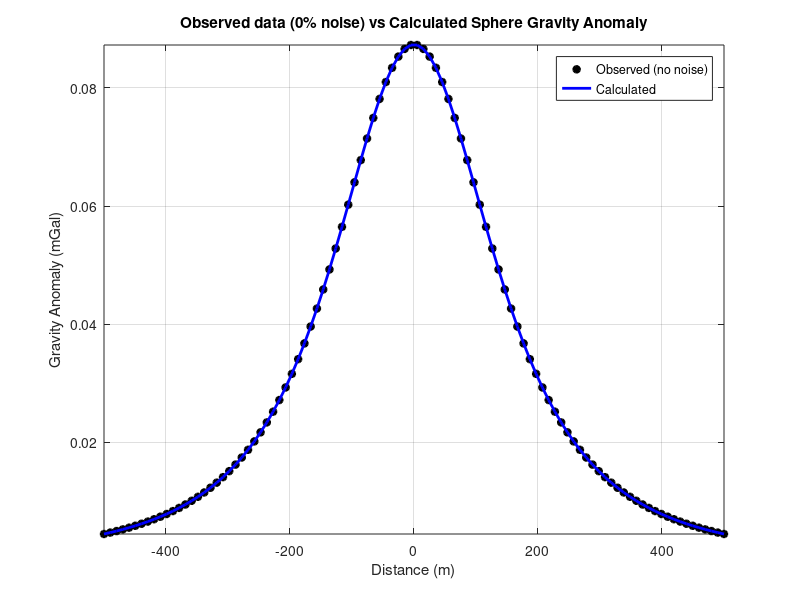
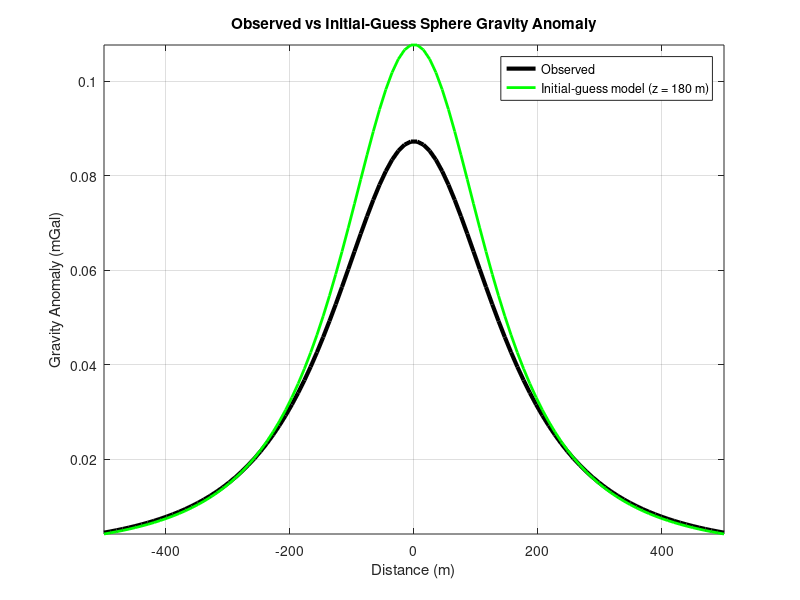
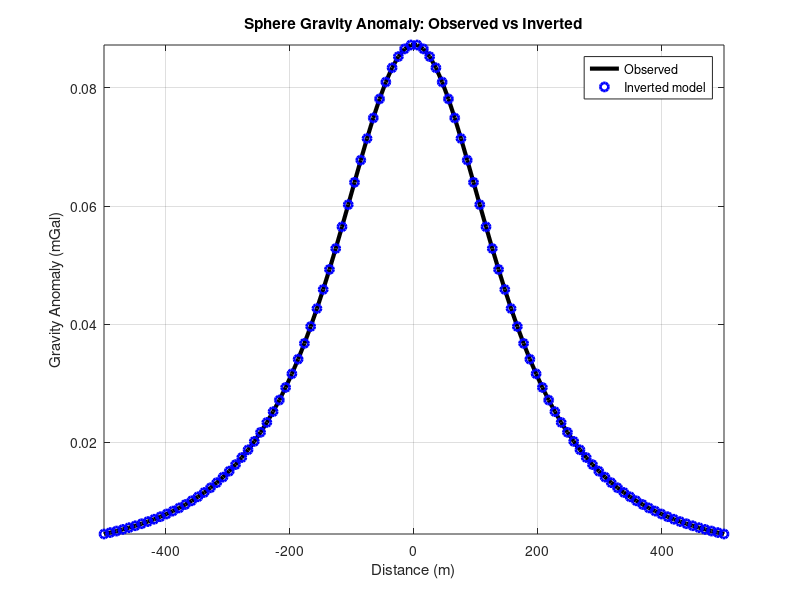
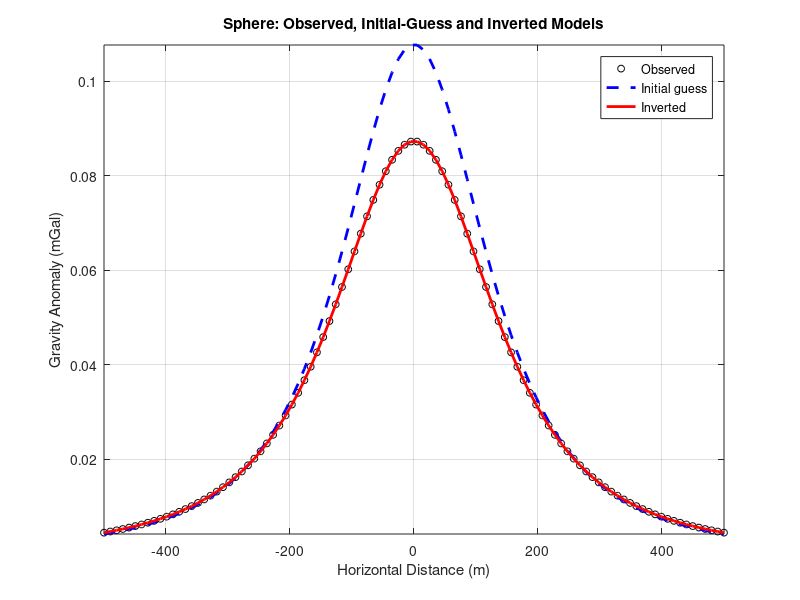

The MATLAB source for these figures, in order:
function Sphere_Model_Code3_depth2
%% =========================================================================
%  NAME : LAIMY HAINANA
%  DATE : 23/08/2026
%
%  SPHERE GRAVITY - DEPTH INVERSION (NONLINEAR, GAUSS-NEWTON)
%  ----------------------------------------------------------
%   1) Build a synthetic ("observed") gravity anomaly of a buried sphere.
%   2) Start from a wrong depth (z_initial). Density contrast and radius are
%      assumed known, so the sphere mass M0 is known.
%   3) Gravity is NONLINEAR in depth, so the linearised system
%          (A'A) dz = A'd ,   A = dg/dz
%      is solved repeatedly (iterations), re-computing g and A each time
%      with the updated depth, until the depth stops changing.
%   4) Repeat with 0.15 % and 3 % Gaussian noise.
%% =========================================================================

clc; close all;
rng(1);                                % fixed seed -> repeatable noise

%% ---------------- CONSTANTS AND TRUE MODEL ---------------------------------
G            = 6.674e-11;
deltaRhoTrue = 1000;                    % [kg/m^3]
z_true       = 200;                     % True depth to sphere centre [m]
R_true       = 50;                      % True radius [m]
x            = linspace(-500,500,100)'; % Observation points (column) [m]

M0 = sphereMass(R_true, deltaRhoTrue);  % Known mass [kg]

%% ---------------- FORWARD MODEL --------------------------------------------
g_Observed_sphere = sphereGravity(G, M0, z_true, x);
gObserved_sphere  = addNoise(g_Observed_sphere, 0);    % 0 % noise

%figure 1
figure;
plot(x, gObserved_sphere,  'k*', 'LineWidth', 2); axis tight; hold on;
plot(x, g_Observed_sphere, 'b-', 'LineWidth', 2);
grid on; box on; hold off;
title('Observed data (0% noise) vs Calculated Sphere Gravity Anomaly');
xlabel('Distance (m)'); ylabel('Gravity Anomaly (mGal)');
legend('Observed (no noise)','Calculated');

%% ---------------- INITIAL-GUESS MODEL (DEPTH) ------------------------------
z_initial = 180;                                       % Wrong starting depth [m]
g_Calculated_sphere = sphereGravity(G, M0, z_initial, x);

misfit_sphere = g_Observed_sphere - g_Calculated_sphere;
MSE_sphere    = calculateMSE(misfit_sphere);

%figure 2
figure;
plot(x, g_Observed_sphere,   'k-', 'LineWidth', 3); axis tight; hold on;
plot(x, g_Calculated_sphere, 'g-', 'LineWidth', 2);
grid on; box on; hold off;
title('Observed vs Initial-Guess Sphere Gravity Anomaly');
xlabel('Distance (m)'); ylabel('Gravity Anomaly (mGal)');
legend('Observed','Initial-guess model (z = 180 m)');

%% ---------------- DEPTH INVERSION (GAUSS-NEWTON) ---------------------------
%  g(z) = G*M*z/(x^2+z^2)^(3/2)*1e5
%  A(z) = dg/dz = G*M*(x^2 - 2 z^2)/(x^2+z^2)^(5/2)*1e5
maxIter = 20;  tol = 1e-6;                             % tol on |dz| [m]
[z_estimated, zHist, A, AT, ATA, ATd] = gaussNewtonDepth(G, M0, z_initial, x, gObserved_sphere, maxIter, tol);

g_estimated_sphere = sphereGravity(G, M0, z_estimated, x);
Estimated_misfit   = g_Observed_sphere - g_estimated_sphere;
MSE_estimated      = calculateMSE(Estimated_misfit);

%figure 3
figure;
plot(x, g_Observed_sphere,  'k-', 'LineWidth', 3); axis tight; hold on;
plot(x, g_estimated_sphere, 'bo', 'LineWidth', 2);
grid on; box on; hold off;
title('Sphere Gravity Anomaly: Observed vs Inverted');
xlabel('Distance (m)'); ylabel('Gravity Anomaly (mGal)');
legend('Observed','Inverted model');

%figure 4
figure;
plot(x, g_Observed_sphere,   'ko', 'MarkerSize', 5); axis tight; hold on;
plot(x, g_Calculated_sphere, 'b--','LineWidth', 2);
plot(x, g_estimated_sphere,  'r-', 'LineWidth', 2);
hold off; grid on;
xlabel('Horizontal Distance (m)'); ylabel('Gravity Anomaly (mGal)');
title('Sphere: Observed, Initial-Guess and Inverted Models');
legend('Observed','Initial guess','Inverted');

fprintf('\n');
fprintf('==============================================\n');
fprintf('    SPHERE GRAVITY DEPTH INVERSION RESULTS\n');
fprintf('==============================================\n');
fprintf('Number of observations        = %d\n', length(x));
fprintf('Size of A                     = %dx%d\n', size(A,1),   size(A,2));
fprintf('Size of AT                    = %dx%d\n', size(AT,1),  size(AT,2));
fprintf('Size of ATA                   = %dx%d\n', size(ATA,1), size(ATA,2));
fprintf('Size of ATd                   = %dx%d\n', size(ATd,1), size(ATd,2));
fprintf('True depth                    = %.2f m\n', z_true);
fprintf('Initial guess depth           = %.2f m\n', z_initial);
fprintf('Estimated depth               = %.2f m\n', z_estimated);
fprintf('Iterations used               = %d\n', numel(zHist)-1);
fprintf('Known mass used               = %.3e kg\n', M0);
fprintf('MSE of initial model          = %.3e mGal^2\n', MSE_sphere);
fprintf('MSE of estimated model        = %.3e mGal^2\n', MSE_estimated);
fprintf('Maximum residual magnitude    = %.3e mGal\n', max(abs(Estimated_misfit)));
fprintf('==============================================\n');

%% ---------------- NOISY DATA: 0.15 % AND 3 % -------------------------------
noiseLevels = [0.0015, 0.03];
for N = 1:numel(noiseLevels)
    pct  = 100*noiseLevels(N); %converts the fractional noise level into a percentage value 
    gObs = addNoise(g_Observed_sphere, noiseLevels(N));

    z_n     = gaussNewtonDepth(G, M0, z_initial, x, gObs, maxIter, tol);
    g_est_n = sphereGravity(G, M0, z_n, x);
    MSE_n   = calculateMSE(gObs - g_est_n);

    % figure 5 / 7
    figure;
    plot(x, gObs, 'mo', 'LineWidth', 2); axis tight; hold on;
    plot(x, g_Observed_sphere, 'k-', 'LineWidth', 2);
    grid on; box on; hold off;
    title(sprintf('Observed data (%.2f%% noise) vs Noise-free Sphere Anomaly', pct));
    xlabel('Distance (m)'); ylabel('Gravity Anomaly (mGal)');
    legend('Observed noisy','Noise-free');

    % figure 6 / 8
    figure;
    plot(x, gObs, 'ko', 'MarkerSize', 5); axis tight; hold on;
    plot(x, g_Calculated_sphere, 'b--', 'LineWidth', 2);
    plot(x, g_est_n,             'r-',  'LineWidth', 2);
    hold off; grid on;
    xlabel('Horizontal Distance (m)'); ylabel('Gravity Anomaly (mGal)');
    title(sprintf('Sphere Depth Inversion with %.2f%% added noise', pct));
    legend('Observed noisy','Initial guess','Inverted','Location','best');

    fprintf('\n--- Noise level = %.2f%% ---\n', pct);
    fprintf('Estimated depth = %.2f m  (error %.2f %%)\n', z_n, 100*abs(z_n-z_true)/z_true);
    fprintf('MSE after inversion = %.3e mGal^2\n', MSE_n);
    
end
end

%% =========================================================================
%  LOCAL FUNCTIONS
%% =========================================================================
function M = sphereMass(R, deltaRho)
    M = (4/3)*pi*R.^3 .* deltaRho;
end

function g = sphereGravity(G, M, z, x)
    g = (G*M*z) ./ ((x.^2 + z.^2).^(3/2)) * 1e5;       % [mGal]
end

function MSE = calculateMSE(misfit)
    MSE = mean(misfit(:).^2);
end

function A = sensitivityMatrixSphere(G, M, z, x)       % dg/dz  (depth Jacobian)
    A = G*M*(x.^2 - 2*z^2) ./ ((x.^2 + z^2).^(5/2)) * 1e5;
end

function gN = addNoise(g, level)
    gN = g + level*max(abs(g))*randn(size(g));
end

function [z, zHist, A, AT, ATA, ATd] = gaussNewtonDepth(G, M, z0, x, gObs, maxIter, tol)
    z = z0;  zHist = z0; %zHist==>store the estimated depth at every single iteration of the Gauss-Newton loop.
    for it = 1:maxIter
        d   = gObs(:) - sphereGravity(G, M, z, x(:));  % Residual with current depth
        A   = sensitivityMatrixSphere(G, M, z, x(:));  % Jacobian at current depth
        AT  = A';  ATA = AT*A;  ATd = AT*d;
        dz  = inv(ATA) * ATd;                               
        zNew = z + dz; % Depth correction [m]
        while zNew <= 0, dz = dz/2; zNew = z + dz; end % keep depth positive
        z = zNew;  zHist(end+1) = z;                   %#ok<AGROW>    => used to suppress the array growth inside a loop
        if abs(dz) < tol, break; end
    end
end
